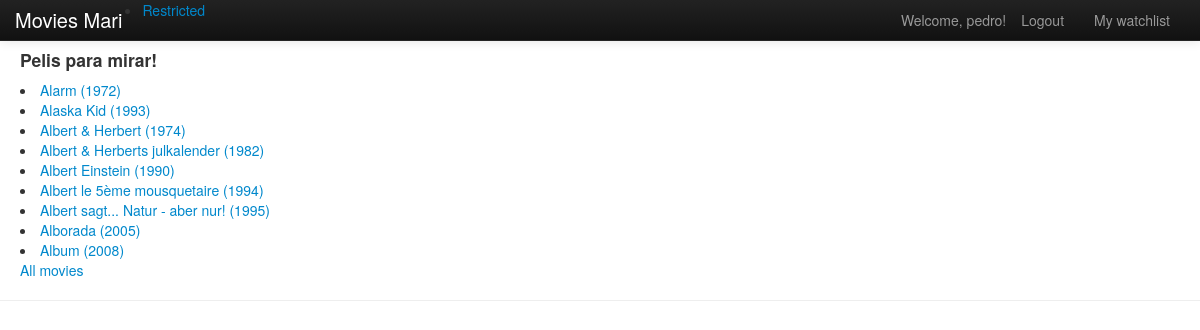
Before: /movies/watchlist/ (signed in) with the older database file.
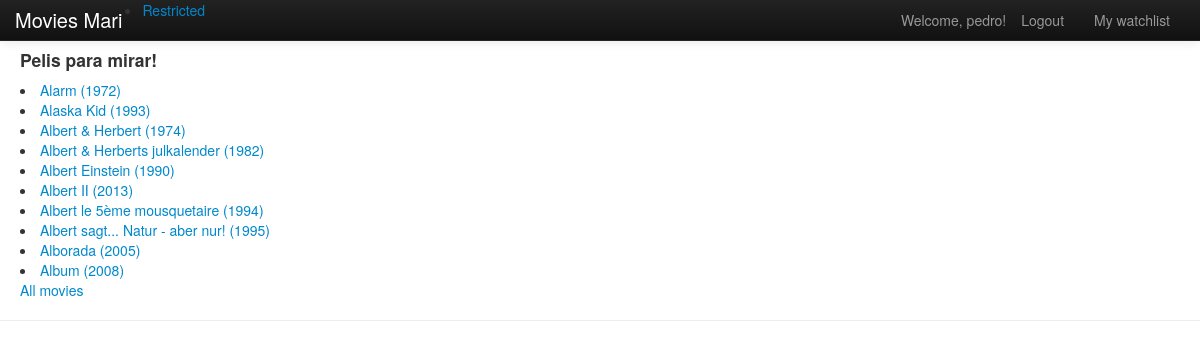
After: the same page with the newer database file.
### movies/models.py (models this page shows, shortened)
class Movie(models.Model):
    title = models.CharField(max_length=100, unique=True)
    year = models.CharField(max_length=50)
    imdb_rank = models.FloatField(default=0)
    imdb_votes = models.IntegerField(default=0)
    rating = models.FloatField(default=0)
    total_votes = models.IntegerField(default=0)
    def __unicode__(self):
        return u'Movie [{title}, {year}, {rank}, {votes}]'.format(
            title=self.title,
            year=self.year,
            rank=self.imdb_rank,
            votes=self.imdb_votes)

### movies/views.py (the view)
def watchlist(request):
    context = RequestContext(request)
    context_dict = {}
    current_user = request.user
    current_user_watchlist = current_user.watchlist
    context_dict['watchlist'] = current_user_watchlist.all
    context_dict['user'] = current_user
    return render_to_response('movies/watchlist.html', context_dict, context)

### templates/movies/watchlist.html (shortened to what this page needs)
{% extends 'movies/base.html' %}
{% load static %}
{% block body_block %}
<div style="margin-top:50px;margin-left:20px">
  <link href="{% static 'css/bootstrap.css' %}" rel="stylesheet">
  <link href="{% static 'css/bootstrap-responsive.css' %}" rel="stylesheet">
  <h4>Pelis para mirar!</h4>
  {% for movie in watchlist %}
  <li><a href="/movies/movie/{{ movie.id }}">{{ movie.title }} ({{ movie.year }})</a></li>
  {% endfor %}
  <a href="/movies/">All movies</a>
</div>
{% endblock %}

### templates/movies/base.html (shortened to what this page needs)
<!DOCTYPE html>
{% load static %}
<html>
    <head>
        <link href="{% static "css/bootstrap.css" %}" rel="stylesheet" media="screen">
        <link href="{% static "css/app.css" %}" rel="stylesheet" media="screen">
    </head>
    <body>
        <div>
            {% block body_block %}PELICULAS{% endblock %}
        </div>
        <hr />
        <div class="navbar navbar-inverse navbar-fixed-top">
           <div class="navbar-inner">
               <div class="container">
                   <a class="brand" href="/movies/">Movies Mari</a>
                    <div class="nav-collapse collapse">
                           <ul class="nav pull-right">
                               {% if user.is_authenticated %}
                                <li class="navbar-text">Welcome, {{ user.username }}!</li>
                                <li><a href="/movies/logout/">Logout</a></li>
                                <li><a href="/movies/{{ user.id }}/mywatchlist"> My watchlist</a></li>
                               {% else %}
                                <li><a href="/movies/register/">Register</a></li>
                                <li><a href="/movies/login/">Login</a></li>
                               {% endif %}
                           </ul>
                           <ul>
                               {% if user.is_authenticated %}
                                <li><a href="/movies/restricted/">Restricted</a></li>
                               {% endif %}
                           </ul>
                    </div>
               </div>
           </div>
        </div>
    </body>
</html>

Changed rows visible on the page:
now on this page (row edited): Movie: title "Albert II", year "2013"
